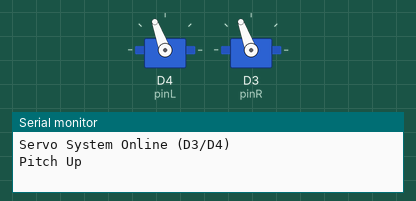
Recording of a sketch running on a simulated ESP8266 (NodeMCU). On the bench: 2 × servo, the last lines printed to the serial monitor.

Above: at 0.05 s.
At 4.5 s:
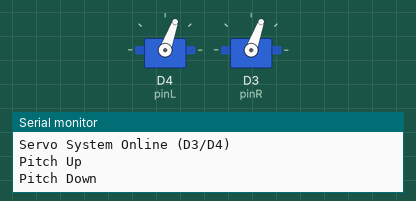
At 9.0 s:
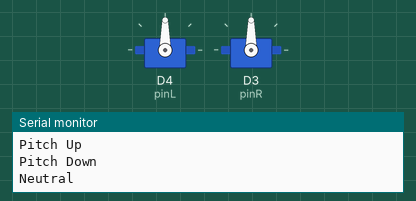
Timing chart, 0 to 11.7 s (numbered marks = the images above):
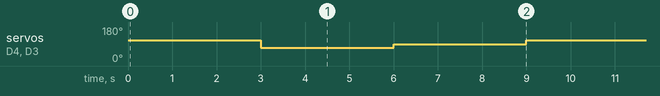

The sketch:

servo_test.ino
```cpp
#include <Servo.h>

Servo servoL;
Servo servoR;

// FINAL CONFIRMED PINS
// D3 (GPIO 15) -> Moves servo on PCB Pin 1 (Right Servo)
// D4 (GPIO 16) -> Moves servo on other PCB pin (Left Servo)
const int pinL = D4;
const int pinR = D3;

void setup() {
  pinMode(LED_BUILTIN, OUTPUT);
  Serial.begin(115200);

  // Attach servos
  servoL.attach(pinL);
  servoR.attach(pinR);

  Serial.println("Servo System Online (D3/D4)");
}

void loop() {
  // Pitch up
  digitalWrite(LED_BUILTIN, HIGH);
  Serial.println("Pitch Up");
  servoL.write(110);
  servoR.write(110);
  delay(3000);

  // Pitch down
  digitalWrite(LED_BUILTIN, LOW);
  Serial.println("Pitch Down");
  servoL.write(70);
  servoR.write(70);
  delay(3000);

  // Neutral
  Serial.println("Neutral");
  servoL.write(90);
  servoR.write(90);
  delay(3000);
}
```

Measured:
- by itself, servo on D4 (pinL), servo on D3 (pinR): repeats every 9.0 s: 90° 3.0 s, 110° 3.0 s, 70° 3.0 s
